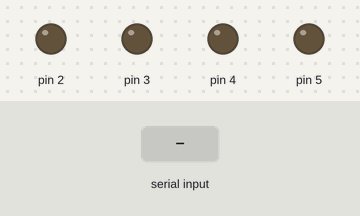
Recording of a sketch running on a simulated Arduino Uno, built with avr-gcc and run on an emulated ATmega328P. Shown: output pins drawn as LEDs (lit = HIGH). The test bench sets the inputs (shaded band).

Above: at 1.2 s.
1.3 s: byte 30 received over Serial
At 2.0 s:
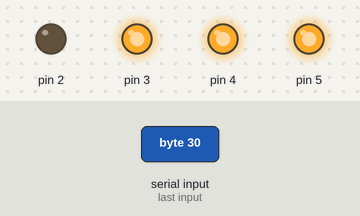
2.8 s: byte 90 received over Serial
At 3.1 s:
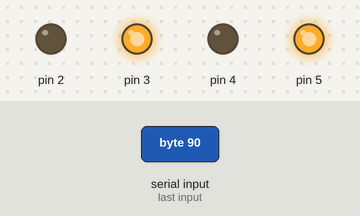
4.3 s: byte 120 received over Serial
At 5.5 s:
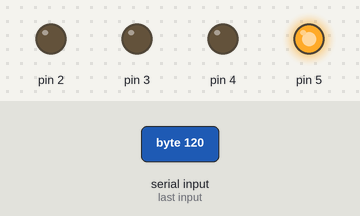
Timing chart, 0 to 7.3 s (numbered marks = the images above; inputs shaded):
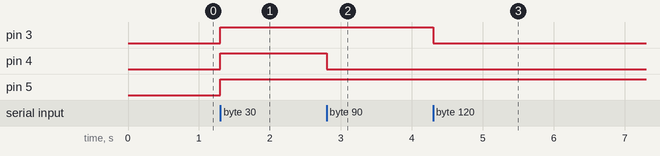

The sketch:

homework2.ino
```cpp
void setup()

{

  pinMode(2, OUTPUT);

  pinMode(3, OUTPUT);

  pinMode(4, OUTPUT);

  pinMode(5, OUTPUT);

  Serial.begin(9600);

}

void loop(){

  if (Serial.available()>0){

     int n,m;
     m = Serial.read();
     for (n = 2; n<= 5; n++){

      if (m % 2 == 1)

      {

        digitalWrite(n, HIGH);

      }
      else {

        digitalWrite(n, LOW);

      }

        m = m / 2;
        }


    }


}
```

Measured:
- after the input at 1.3 s, pin 3–5: LOW → HIGH at once
- after the input at 2.8 s, pin 4: HIGH → LOW at once
- after the input at 4.3 s, pin 3: HIGH → LOW at once
